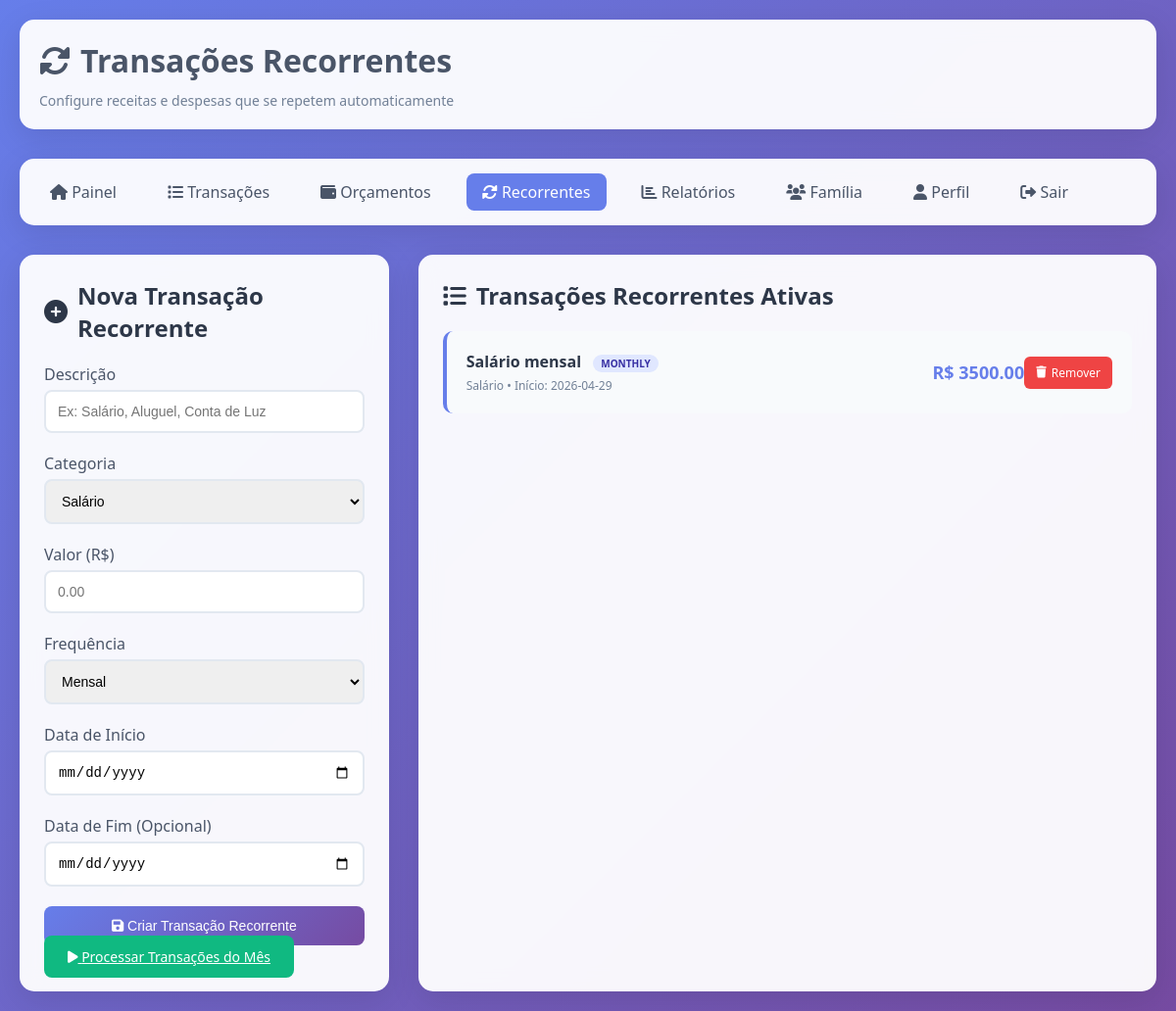
The app's page /recurring (signed in), older data.
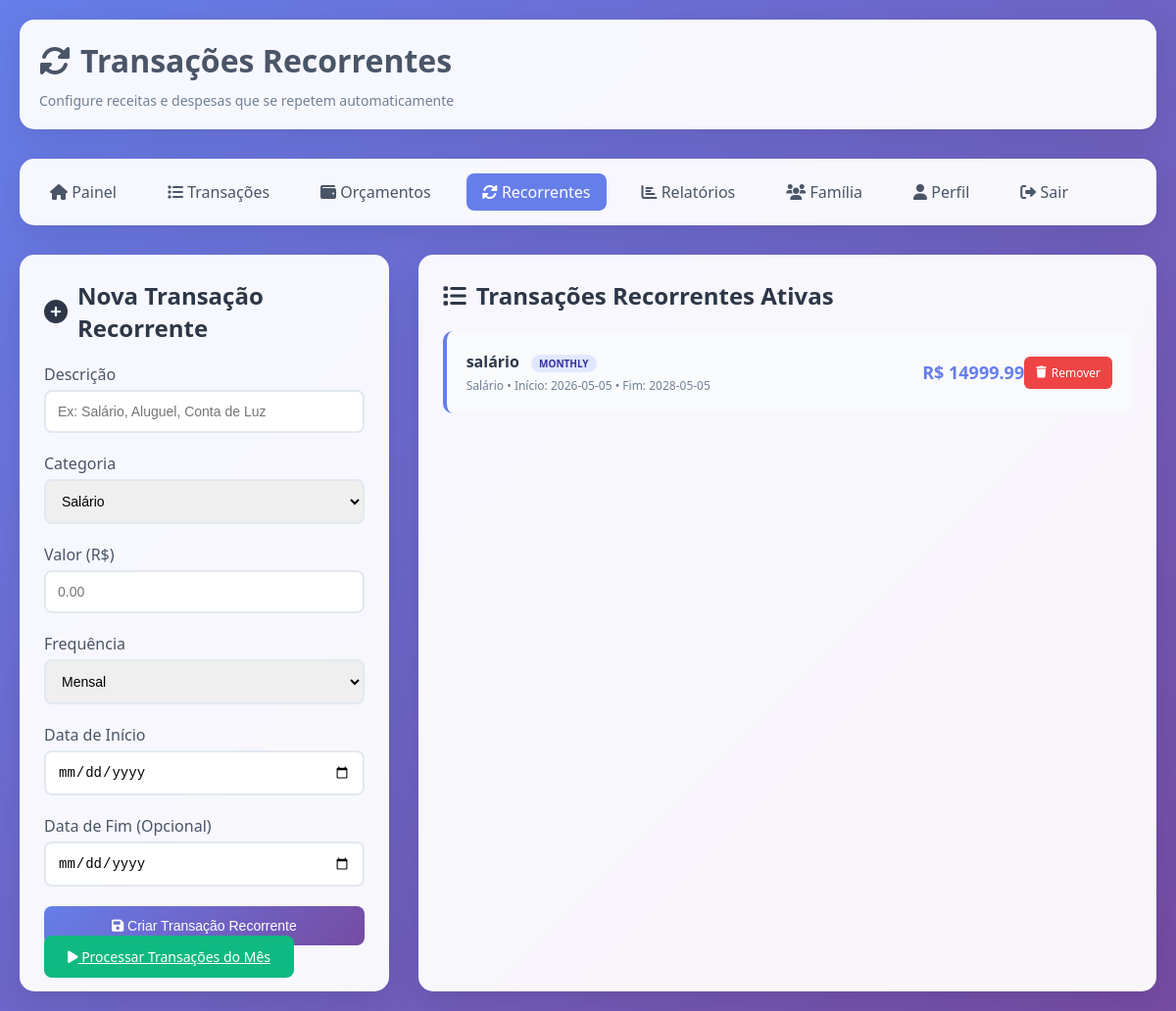
The same page, newer data.
### tables this page shows
CREATE TABLE recurring_transactions (
        id INTEGER PRIMARY KEY AUTOINCREMENT,
        family_id INTEGER NOT NULL,
        descricao TEXT NOT NULL,
        categoria TEXT NOT NULL,
        valor REAL NOT NULL,
        frequency TEXT NOT NULL, -- 'monthly', 'weekly', 'yearly'
        start_date TEXT NOT NULL,
        end_date TEXT,
        is_active INTEGER DEFAULT 1,
        created_by TEXT NOT NULL,
        created_at TEXT NOT NULL,
        FOREIGN KEY(family_id) REFERENCES families(id)
    );

### app.py (the view, shortened to what this page needs)
@app.route("/recurring", methods=["GET", "POST"])
def recurring():
    user = get_current_user()
    if not user:
        return redirect(url_for("login"))
    if not user["family_id"]:
        return redirect(url_for("create_family"))
    conn = db()
    c = conn.cursor()
    c.execute(
        "SELECT * FROM recurring_transactions WHERE family_id = ? AND is_active = 1 ORDER BY created_at DESC",
        (user["family_id"],)
    )
    recurring_transactions = c.fetchall()
    conn.close()
    return render_template("recurring.html", recurring_transactions=recurring_transactions, categories=CATEGORIES)

### app.py (called while the page is built)
def db():
    conn = sqlite3.connect("finance.db")
    conn.row_factory = sqlite3.Row
    return conn

def get_current_user():
    user_id = session.get("user_id")
    if not user_id:
        return None
    conn = db()
    c = conn.cursor()
    c.execute("SELECT * FROM users WHERE id = ?", (user_id,))
    user = c.fetchone()
    conn.close()
    if user:
        user_dict = dict(user)
        user_dict.setdefault('email', None)
        user_dict.setdefault('family_id', None)
        user_dict.setdefault('created_at', datetime.now().isoformat())
        return user_dict
    return None

### templates/recurring.html (shortened to what the changed rows need)
<!DOCTYPE html>
<html lang="pt-BR">
<head>
    <link href="https://cdnjs.cloudflare.com/ajax/libs/font-awesome/6.0.0/css/all.min.css" rel="stylesheet">
</head>
<body>
    <div class="container">
        <div class="header">
            <h1><i class="fas fa-sync-alt"></i> Transações Recorrentes</h1>
        </div>
        <div class="content">
            <div class="recurring-form">
                <h2><i class="fas fa-plus-circle"></i> Nova Transação Recorrente</h2>
            </div>
            <div class="recurring-list">
                <h2><i class="fas fa-list"></i> Transações Recorrentes Ativas</h2>
                {% if recurring_transactions %}
                    {% for rec in recurring_transactions %}
                        <div class="recurring-item">
                            <div class="recurring-info">
                                <div class="recurring-title">
                                    {{ rec.descricao }}
                                    <span class="frequency-badge">{{ rec.frequency }}</span>
                                </div>
                                <div class="recurring-meta">
                                    {{ rec.categoria }} • Início: {{ rec.start_date }}
                                    {% if rec.end_date %}• Fim: {{ rec.end_date }}{% endif %}
                                </div>
                            </div>
                            <div class="recurring-value">
                                R$ {{ "%.2f"|format(rec.valor) }}
                            </div>
                            <div class="recurring-actions">
                                <a href="{{ url_for('delete_recurring', id=rec.id) }}" class="action-btn delete-btn" onclick="return confirm('Tem certeza que deseja remover esta transação recorrente?')">
                                    <i class="fas fa-trash"></i> Remover
                                </a>
                            </div>
                        </div>
                    {% endfor %}
                {% else %}
                    <div class="empty-state">
                        <i class="fas fa-sync-alt"></i>
                        <p>Nenhuma transação recorrente configurada.</p>
                        <p>Use o formulário ao lado para começar a automatizar suas finanças!</p>
                    </div>
                {% endif %}
            </div>
        </div>
    </div>
</body>
</html>

Row changes from the older to the newer data that the page shows:
no longer on this page (row edited): recurring_transactions: descricao "Salário mensal", frequency "MONTHLY", categoria "Salário", start_date "2026-04-29", valor "3500.00"
added recurring_transactions: descricao "salário", frequency "MONTHLY", categoria "Salário", start_date "2026-05-05", end_date "2028-05-05", valor "14999.99"
